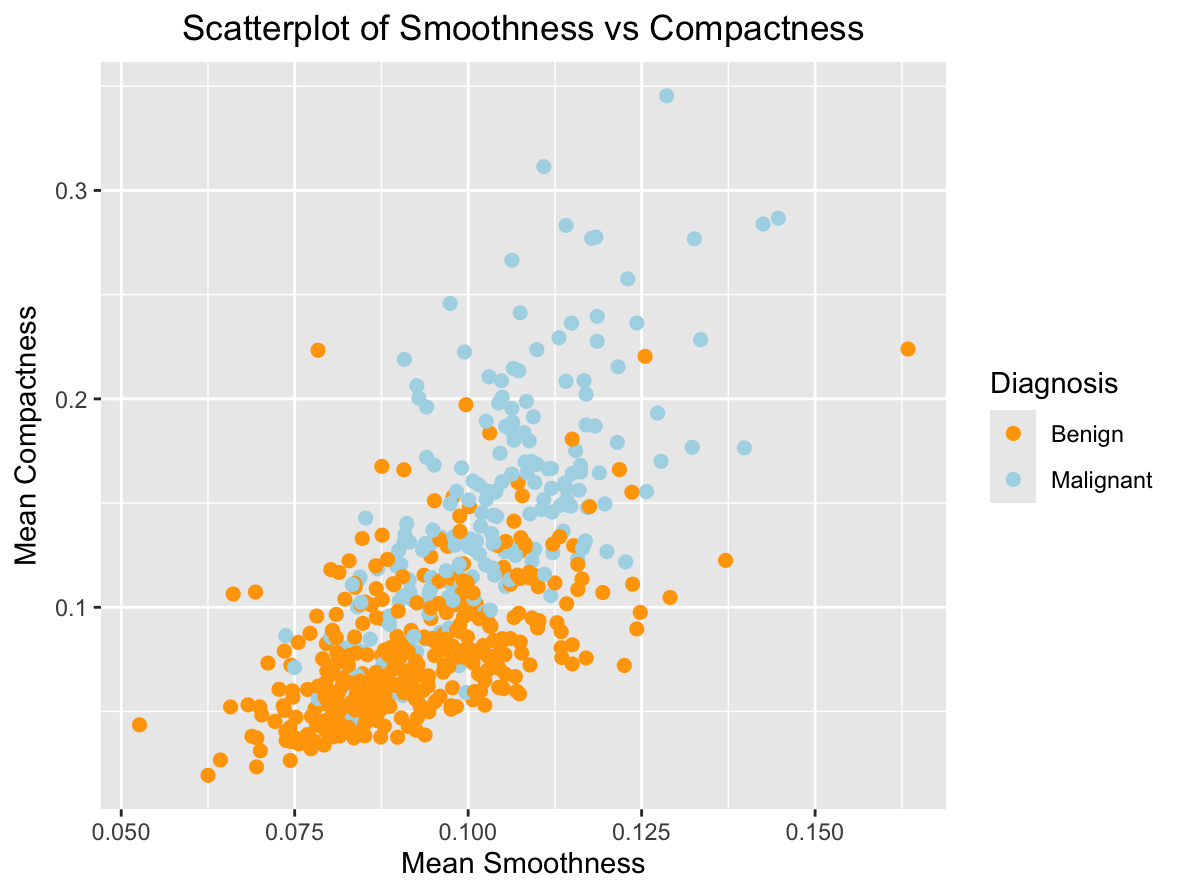

The R source for this figure:
ggplot(data = bcwd,
       aes(x = smoothness_mean, y = compactness_mean, col = diagnosis)) +
       scale_color_manual(values = c('orange', 'lightblue'), #to assign colors based on diagnosis
                   labels = c('Benign', 'Malignant')) + #labels for the legend
       labs(title = 'Scatterplot of Smoothness vs Compactness',
       color = 'Diagnosis', #legend title, 
       x = expression("Mean Smoothness"), y = expression("Mean Compactness")) + #renaming the axes
       ggtitle('Scatterplot of Smoothness vs Compactness') + #main title for the graph
       theme(plot.title = element_text(hjust = 0.5),) + #centering the title
       geom_point(size = 2)
